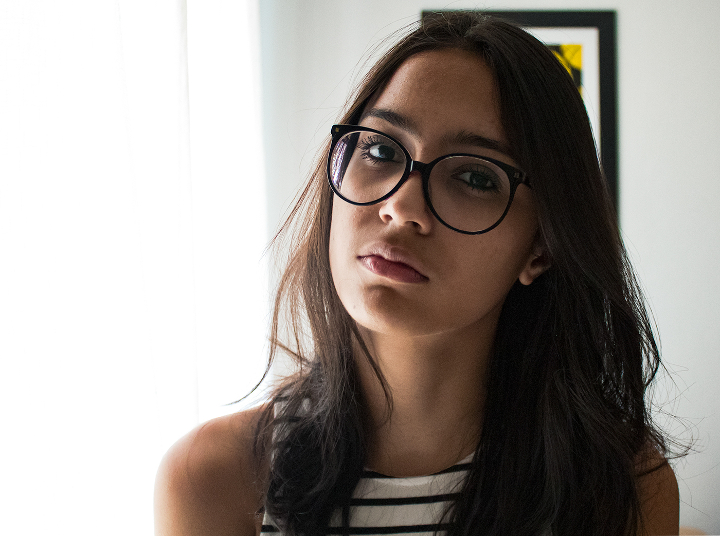
//> input picture img/gabi.jpg, 720 x 536 px
$ ./equalize   (built with g++ and OpenCV 4)
//> lines starting //> are read from the running program, lines starting //| are printed output that depends on the picture
#include <iostream>
#include <opencv2/opencv.hpp>

using namespace cv;
using namespace std;

int main(int argc, char** argv){
  Mat image, equalized;
  int width, height;
  vector<Mat> planes;
  Mat hist;
  int nbins = 256;
  float range[] = {0, 256};
  const float *histrange = { range };
  bool uniform = true;
  bool acummulate = false;

  image= imread("img/gabi.jpg",CV_LOAD_IMAGE_GRAYSCALE);
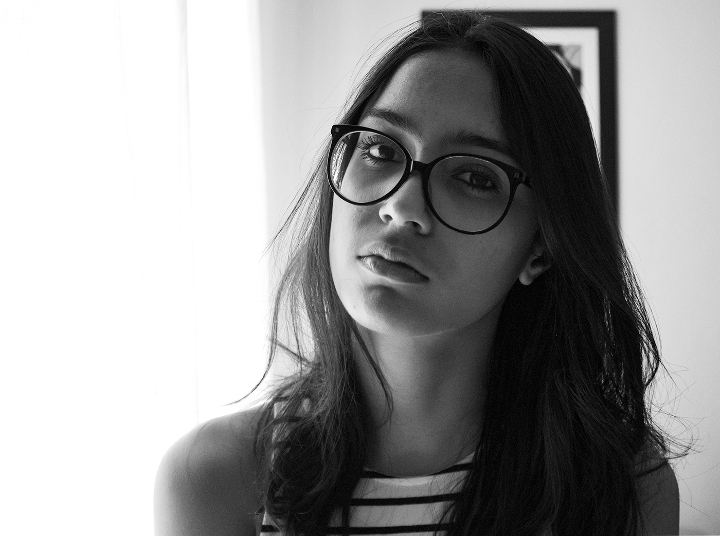
//> image: 536 rows x 720 cols, CV_8UC1; min 0, max 255, mean 152.5
  if(!image.data){
    cout << "imagem não encontrada" << endl;
  } else{
    //resize(image, image, Size(720,480));
  }

  width  = image.cols;
//> width = 720
  height = image.rows;
//> height = 536

  cout << "largura = " << width << endl;
//| largura = 720
  cout << "altura  = " << height << endl;
//| altura  = 536
  imshow("original", image);

  calcHist(&image, 1, 0, Mat(), hist, 1, &nbins, &histrange, uniform, acummulate);
//> hist = 256 values, max 119901 at index 255, min 84 at index 0, mean 1507.5

  int histw = nbins, histh = nbins/2;
  Mat histImg(histh, histw, CV_8UC3, Scalar(0));
  normalize(hist, hist, 0, histImg.rows, NORM_MINMAX, -1, Mat());
//> hist = 256 values, max 128 at index 255, min 0 at index 0, mean 1.52

  histImg.setTo(Scalar(0));


  for(int i=0; i<nbins; i++){
    line(histImg,
         Point(i, histh),
         Point(i, histh-cvRound(hist.at<float>(i))),
         Scalar(0), 1, 8, 0);
  }
//> histImg: 128 rows x 256 cols, CV_8UC3; every value is 0

  //histImg.copyTo(image(Rect(0, 0       ,nbins, histh)));

  equalizeHist(image, equalized);
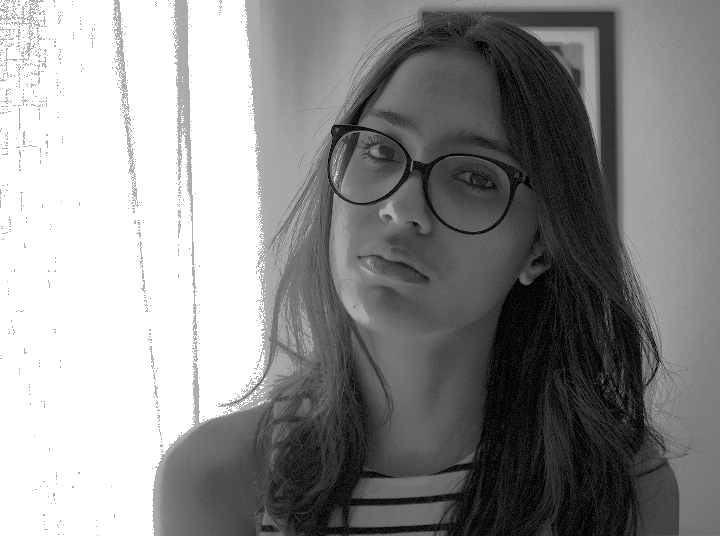
//> equalized: 536 rows x 720 cols, CV_8UC1; min 0, max 255, mean 140.2

  imwrite("img/eq.jpg", equalized);
  imshow("equalized", equalized);
  waitKey();

  return 0;
}
